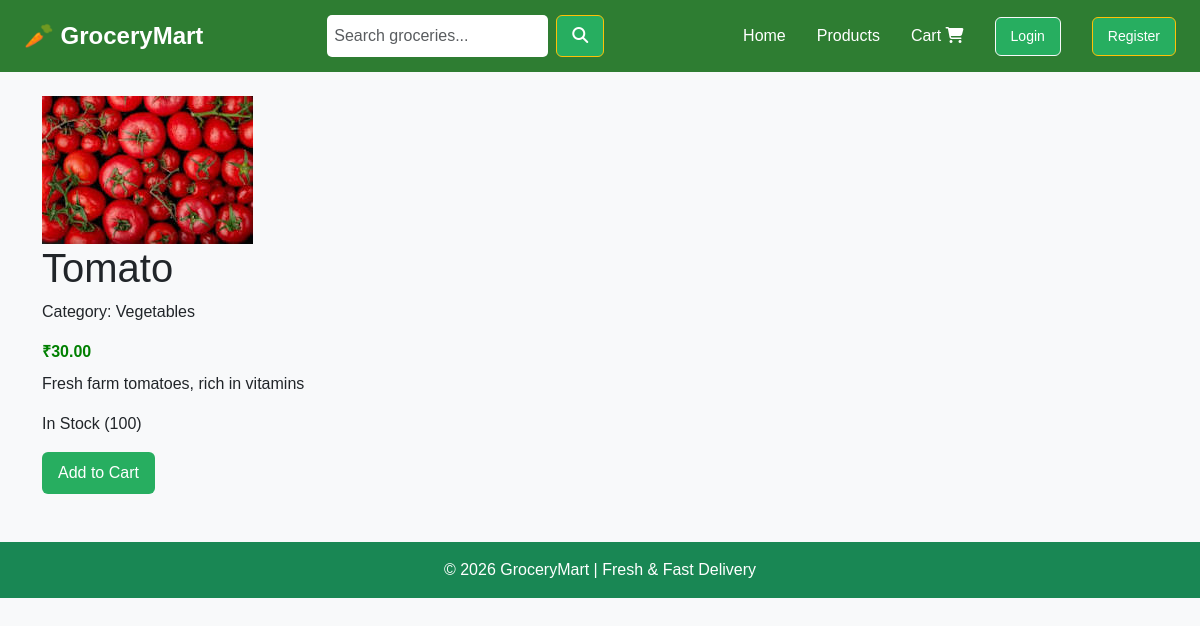
/product/1/, run on the app's committed database.
### store/models.py (models this page shows, shortened)
class Product(models.Model):
    category = models.ForeignKey(Category, on_delete=models.CASCADE)
    name = models.CharField(max_length=200)
    price = models.DecimalField(max_digits=10, decimal_places=2)
    image = models.ImageField(upload_to='products/')
    stock = models.PositiveIntegerField()
    description = models.TextField(blank=True)
    is_available = models.BooleanField(default=True)

class Category(models.Model):
    name = models.CharField(max_length=100)
    slug = models.SlugField(unique=True)

### store/views.py (the view)
# urls.py: path('product/<int:product_id>/', views.product_detail, name='product_detail'),
def product_detail(request, product_id):
    product = get_object_or_404(Product, id=product_id)
    return render(request, 'product_detail.html', {'product': product})

### store/templates/product_detail.html (shortened to what this page needs)
{% extends 'base.html' %}
{% block content %}
<div class="product-detail-container">
    <div class="product-image">
        <img src="{{ product.image.url }}" alt="{{ product.name }}">
    </div>
    <div class="product-info">
        <h1>{{ product.name }}</h1>
        <p class="category">
            Category: {{ product.category.name }}
        </p>
        <p class="price">₹{{ product.price }}</p>
        <p class="description">
            {{ product.description }}
        </p>
        {% if product.stock > 0 %}
            <p class="stock in-stock">
                In Stock ({{ product.stock }})
            </p>
            <a href="{% url 'add_cart' product.id %}" class="btn">
                Add to Cart
            </a>
        {% endif %}
    </div>
</div>
{% endblock %}

### store/static/css/style.css (style rules this page uses)
body { font-family: 'Poppins', sans-serif; margin: 0; background: #f5f5f5; }
.btn { padding: 10px 20px; background: #FF9800; color: white; text-decoration: none; border-radius: 5px; }
.price { color: green; font-weight: bold; margin: 8px 0; }
.btn { background: #27ae60; color: white; padding: 8px 15px; border-radius: 6px; text-decoration: none; }

### data on the page
Product: image (picture), name "Tomato", category.name "Vegetables", price "30.00", description "Fresh farm tomatoes, rich in vitamins", stock "100"
